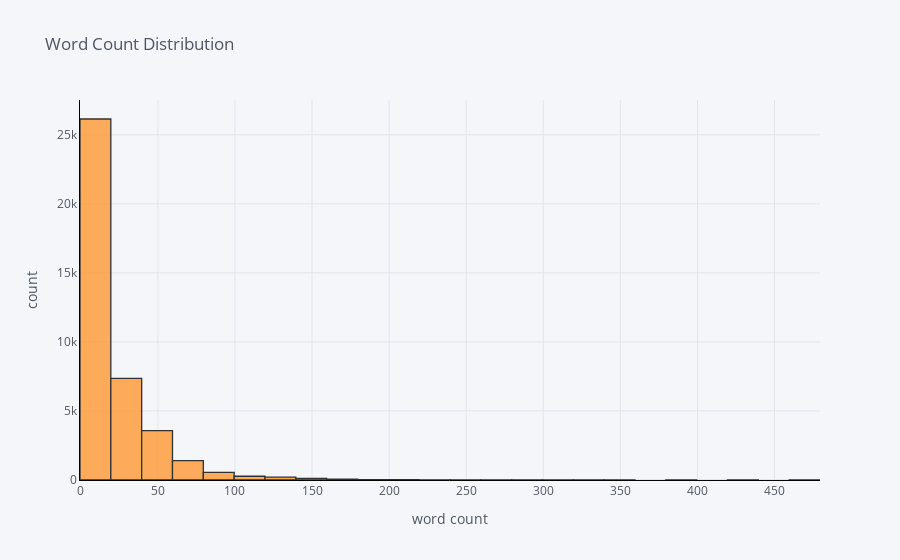

The code cell stored with this chart in its notebook:
### Code cell
#create visualization for word count distribution
df['word_ct'].iplot(
    kind='hist',
    bins=40,
    xTitle='word count',
    linecolor='black',
    yTitle='count',
    title='Word Count Distribution')

### Figure 1 — Plotly figure (JSON) as saved in the notebook; plotly's stock layout.template omitted (floating-point values rounded to 4 significant figures; data arrays with more than 128 entries replaced by an {"elided": "..."} marker saying what was removed)
{"data": [{"histfunc": "count", "histnorm": "", "marker": {"color": "rgba(255, 153, 51, 1.0)", "line": {"color": "#000000", "width": 1.3}}, "name": "word_ct", "nbinsx": 40, "opacity": 0.8, "orientation": "v", "x": {"elided": "39790 int values"}, "type": "histogram"}], "layout": {"barmode": "overlay", "legend": {"bgcolor": "#F5F6F9", "font": {"color": "#4D5663"}}, "paper_bgcolor": "#F5F6F9", "plot_bgcolor": "#F5F6F9", "title": {"font": {"color": "#4D5663"}, "text": "Word Count Distribution"}, "xaxis": {"gridcolor": "#E1E5ED", "linecolor": "black", "showgrid": true, "tickfont": {"color": "#4D5663"}, "title": {"font": {"color": "#4D5663"}, "text": "word count"}, "zerolinecolor": "#E1E5ED"}, "yaxis": {"gridcolor": "#E1E5ED", "linecolor": "black", "showgrid": true, "tickfont": {"color": "#4D5663"}, "title": {"font": {"color": "#4D5663"}, "text": "count"}, "zerolinecolor": "#E1E5ED"}}}
